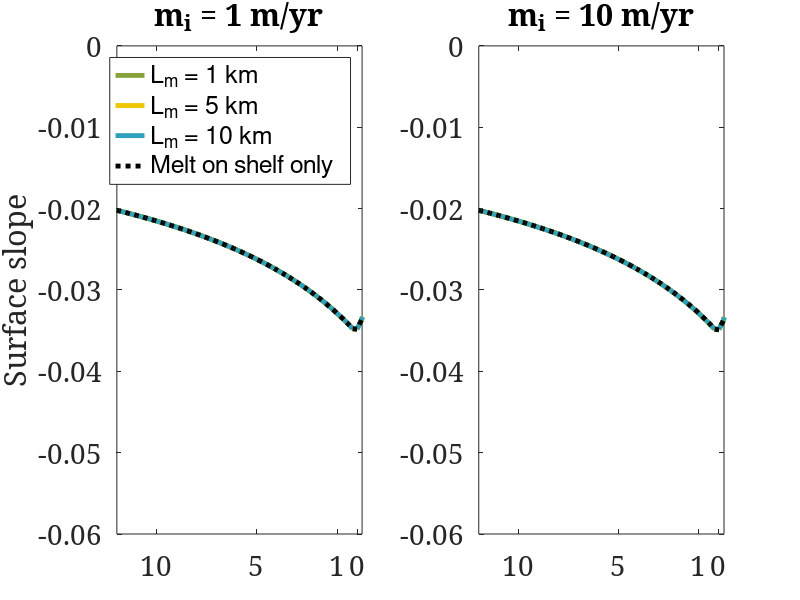

MATLAB code for this plot: (Note: this script raises an error after producing the figure.)
% Basal melt figure (Figure 2)
clear all;
close all; 

%% Load simulation results
load('ctl_1.mat');
load('bmb1_1.mat');
load('bmb5_1.mat');
load('bmb10_1.mat');
load('ctl_10.mat');
load('bmb1_10.mat');
load('bmb5_10.mat');
load('bmb10_10.mat');

%% Define plotting colors
green = [135/255;162/255;58/255];
yellow = [239/255;198/255;2/255];
blue = [45/255;161/255;187/255];

%% Plot surface slope by upstream distance from grounding line
% Plot data
fig = figure();

% Subplot 1: m_i = 1 m/yr
subplot(1, 2, 1);
plot(bmb1_1.x_real./1000, bmb1_1.sfc_d1, 'Color', green, 'DisplayName', 'L_m = 1 km'); hold on;
plot(bmb5_1.x_real./1000, bmb5_1.sfc_d1, 'Color' , yellow, 'DisplayName', 'L_m = 5 km'); hold on;
plot(bmb10_1.x_real./1000, bmb10_1.sfc_d1, 'Color', blue, 'DisplayName', 'L_m = 10 km'); hold on;
plot(ctl_1.x_real./1000, ctl_1.sfc_d1, 'k:', 'DisplayName', 'Melt on shelf only'); hold on;

% Subplot 1 specifications
set(findall(gca,'type','line'),'linewidth',3.5);    % Line and axis
xlim([-0.25 12])
xticks([0, 1, 5, 10]);
set(gca, 'XDir', 'reverse');
legend('Location', 'best'); % Text and labels
title('m_i = 1 m/yr')
ylabel('Surface slope')
set(gca, 'FontSize', 20, 'FontName', 'Serif');

% Subplot 1: m_i = 10 m/yr
subplot(1, 2, 2);
p(20) = plot(bmb1_10.x_real./1000, bmb1_10.sfc_d1, 'Color', green, 'DisplayName', 'L_m = 1 km'); hold on;
p(11) = plot(bmb5_10.x_real./1000, bmb5_10.sfc_d1, 'Color' , yellow, 'DisplayName', 'L_m = 5 km'); hold on;
p(12) = plot(bmb10_10.x_real./1000, bmb10_10.sfc_d1, 'Color', blue, 'DisplayName', 'L_m = 10 km'); hold on;
p(19) = plot(ctl_10.x_real./1000, ctl_10.sfc_d1, 'k:', 'DisplayName', 'Melt on shelf only'); hold on;

% Subplot 2 specifications
set(findall(gca,'type','line'),'linewidth',3.5);    % Line and axis
set(gca, 'XDir', 'reverse');
xlim([-0.25 12]);
xticks([0, 1, 5, 10]);
title('m_i = 10 m/yr'); % Text and labels
set(gca, 'FontSize', 20, 'FontName', 'Serif');

% Figure specifications
han=axes(fig,'visible','off'); 
han.XLabel.Visible='on';
han.YLabel.Visible='on';
han.YLabel.Position(1) = 0.5;
xlabel(han,'Distance upstream of floatation grounding line (km)');
set(gca, 'FontSize', 20, 'FontName', 'Serif');